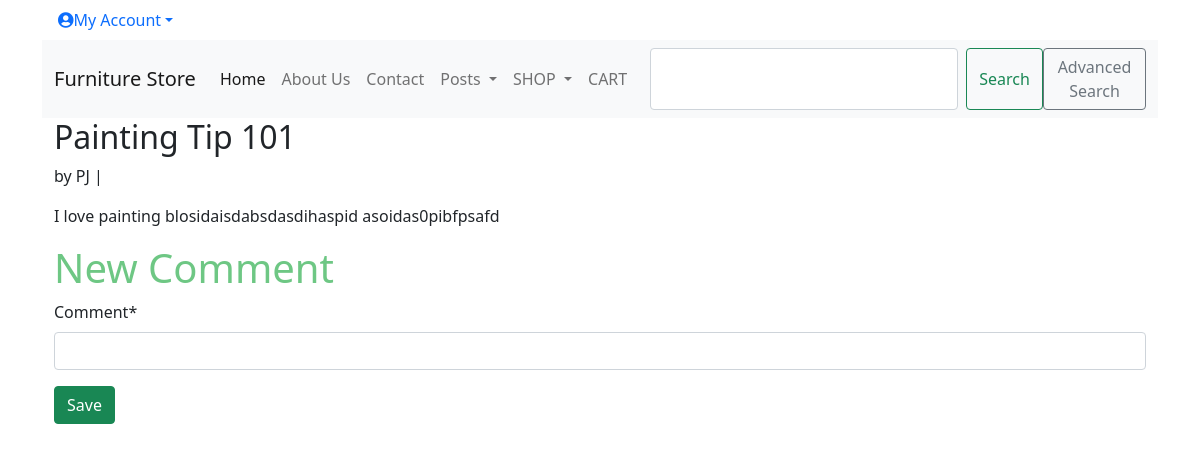
The app's page /posts/new_comment/ccd7a3c1-720f-4400-8f14-cd6cd9efec12 (signed in) with its own data.
### posts/models.py (models this page shows, shortened)
class Post(models.Model):
    id = models.UUIDField(primary_key=True,
                          default=uuid.uuid4,
                          editable=False)
    title = models.CharField(max_length=200)
    author = models.ForeignKey(
        'accounts.CustomUser',
        on_delete=models.CASCADE,
    )
    body = models.TextField()
    category = models.ManyToManyField(Category)
    slug = models.SlugField(null=True, unique=True)

class Comment(models.Model):
    id = models.UUIDField(primary_key=True,
                          default=uuid.uuid4,
                          editable=False)
    post = models.ForeignKey(
        Post,
        on_delete=models.CASCADE,
        related_name = 'comments',
    )
    comment = models.CharField(max_length=140)
    author = models.ForeignKey(
        get_user_model(),
        on_delete=models.CASCADE,
    )

### accounts/models.py (models this page shows)
class CustomUser(AbstractUser):
    id = models.UUIDField(primary_key=True,
                          default=uuid.uuid4,
                          editable=False)
    age = models.PositiveBigIntegerField(null=True, blank=True)

### posts/views.py (the view)
# urls.py: path('new_comment/<uuid:pk>', add_comment, name='add_comment'),
def add_comment(request, pk):
    post = get_object_or_404(Post, pk=pk)
    form = CommentForm(request.POST)
    if form.is_valid():
        author = request.user
        comment = form.cleaned_data['comment']
        commentObject = Comment(post=post, comment=comment, author=author)
        commentObject.save()
        return redirect('posts')
    form = CommentForm()
    context = {
        "post":post,
        "form":form
    }
    return render(request, 'comment_new.html', context)

### posts/forms.py
class CommentForm(forms.ModelForm):
    class Meta:
        model = Comment
        fields = ["comment"]

### accounts/models.py (called while the page is built)
    def get_absolute_url(self):
        return reverse("show_profile", args=[str(self.id)])

### accounts/templatetags/auth_extras.py (called while the page is built)
@register.filter(name='has_group')
def has_group(user, group_name):
    group = Group.objects.get(name=group_name)
    return True if group in user.groups.all() else False

### cart/context_processors.py (called while the page is built)
def counter(request):
    item_count = 0
    if 'admin' in request.path:
        return {}
    else:
        try:
            cart = Cart.objects.filter(cart_id=_cart_id(request))
            cart_items = CartItem.objects.all().filter(cart=cart[:1])
            for cart_item in cart_items:
                item_count += cart_item.quantity
        except Cart.DoesNotExist:
            item_count = 0
    return {'item_count':item_count}

### cart/views.py (called while the page is built)
def _cart_id(request):
    cart = request.session.session_key
    if not cart:
        cart = request.session.create()
    return cart

### shop/context_processors.py (called while the page is built)
def menu_links(request):
    links = Category.objects.all()
    return {'links':links}

### shop/models.py (called while the page is built)
    def get_absolute_url(self):
        return reverse('products_by_category', args=[self.id])

### posts/templates/comment_new.html
{% extends 'base.html' %}
{% load crispy_forms_tags%}
{% block content %}
<div class="article-entry">
 <h2>{{ post.title }}</h2>
 <p>by {{ post.author }} | {{ post.date }}</p>
 <p>{{ post.body }}</p>
</div>
 <h1>New Comment</h1>
 <form action="" method="post">{% csrf_token %}
 {{ form|crispy }}
 <button class="btn btn-success ml-2" type="submit">Save</button>
 </form>
{% endblock content %}

### static/css/base.css (style rules this page uses)
h1, a, header { color: rgb(110, 199, 132); }
body { font-family: 'Source Sans Pro', sans-serif; font-size: 18px; }

### records on screen
Post: title "Painting Tip 101", author "PJ", body "I love painting blosidaisdabsdasdihaspid asoidas0pibfpsafd"
